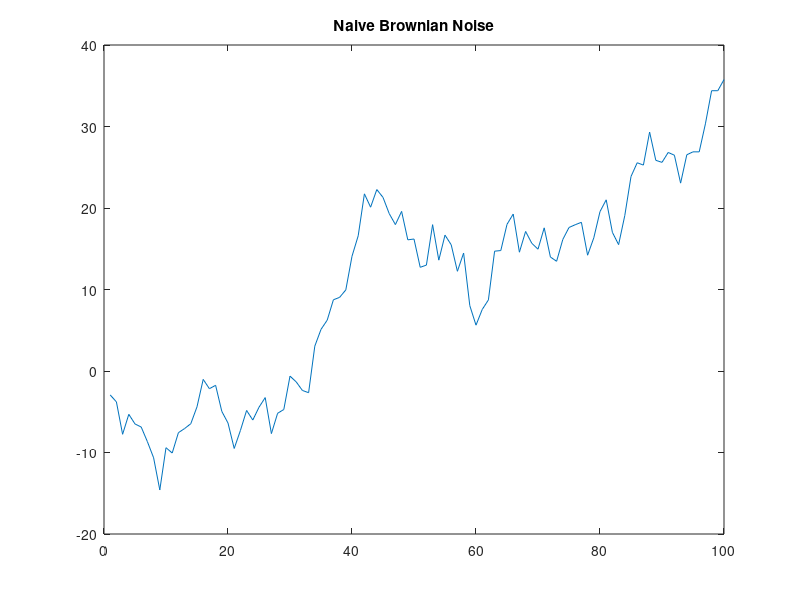
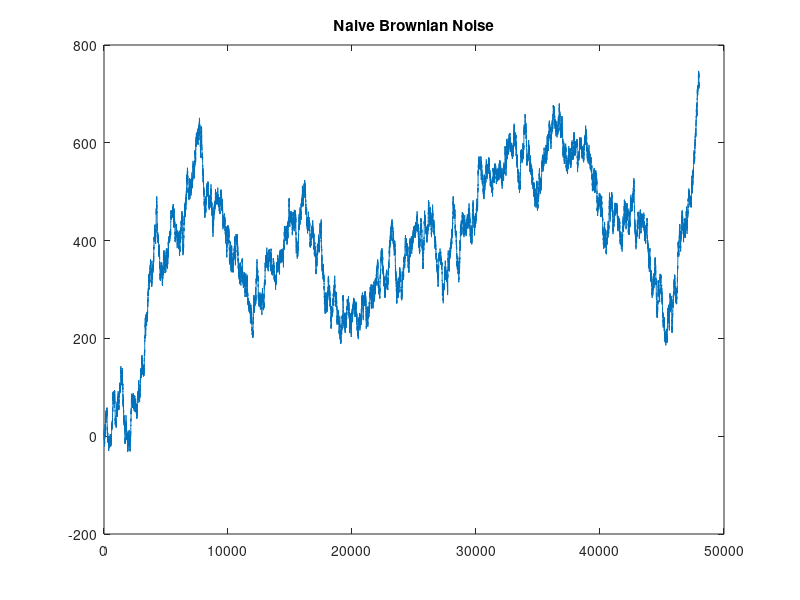
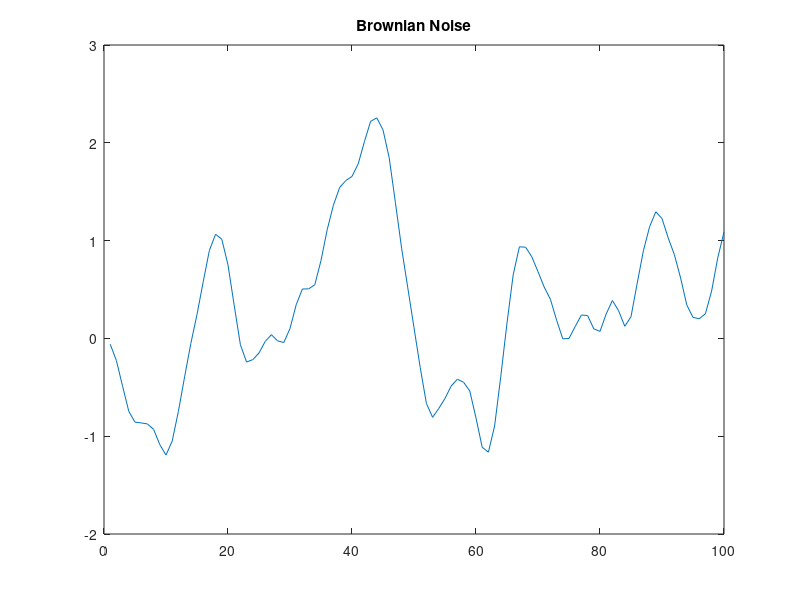
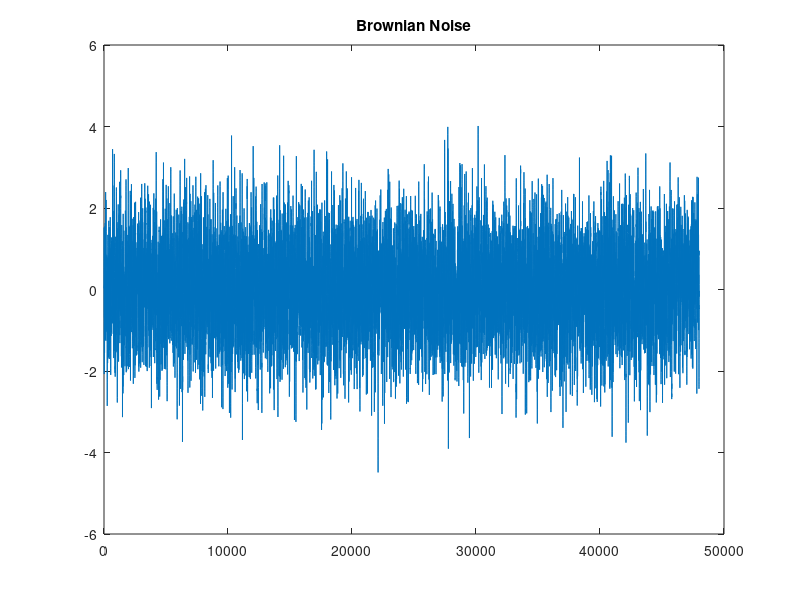

The MATLAB source for these figures, in order:
close all
clear all

white_noise_short = wgn(1,100,10);
white_noise_long = wgn(1,48000,10);

bad_brown_short = cumsum(white_noise_short);
bad_brown_long = cumsum(white_noise_long);

    
[a,b] = butter(2,0.1,'low');
good_brown_short = filter(a,b,white_noise_short);
good_brown_long = filter(a,b,white_noise_long);



figure
plot(bad_brown_short)
title('Naive Brownian Noise')
set(gcf,'Position',[0 0 1000 562])

figure
plot(bad_brown_long)
title('Naive Brownian Noise')
set(gcf,'Position',[0 0 1000 562])

figure
plot(good_brown_short)
title('Brownian Noise')
set(gcf,'Position',[0 0 1000 562])

figure
plot(good_brown_long)
title('Brownian Noise')
set(gcf,'Position',[0 0 1000 562])
